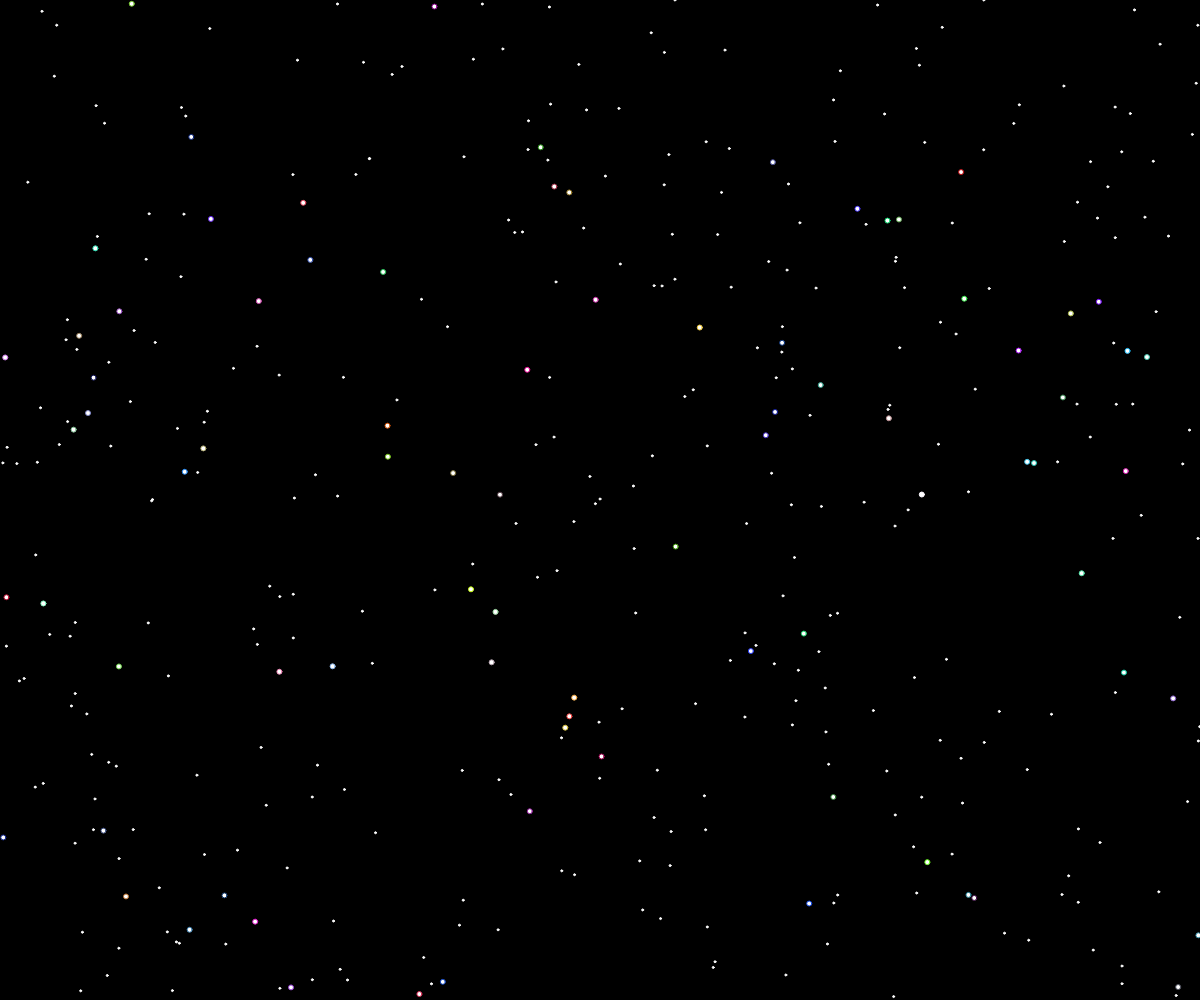
Frame 1 (no input)
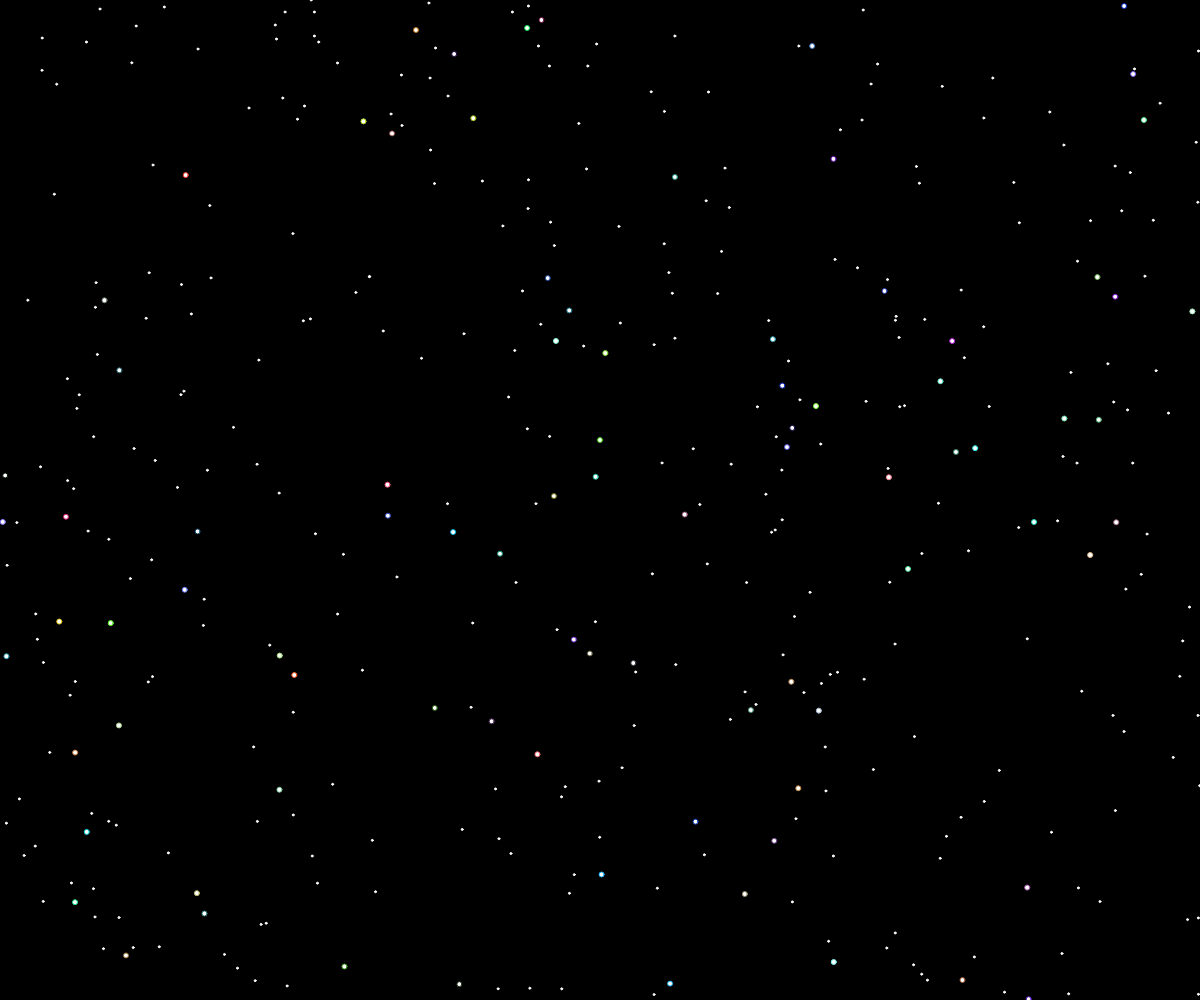
Frame 60 (no input)
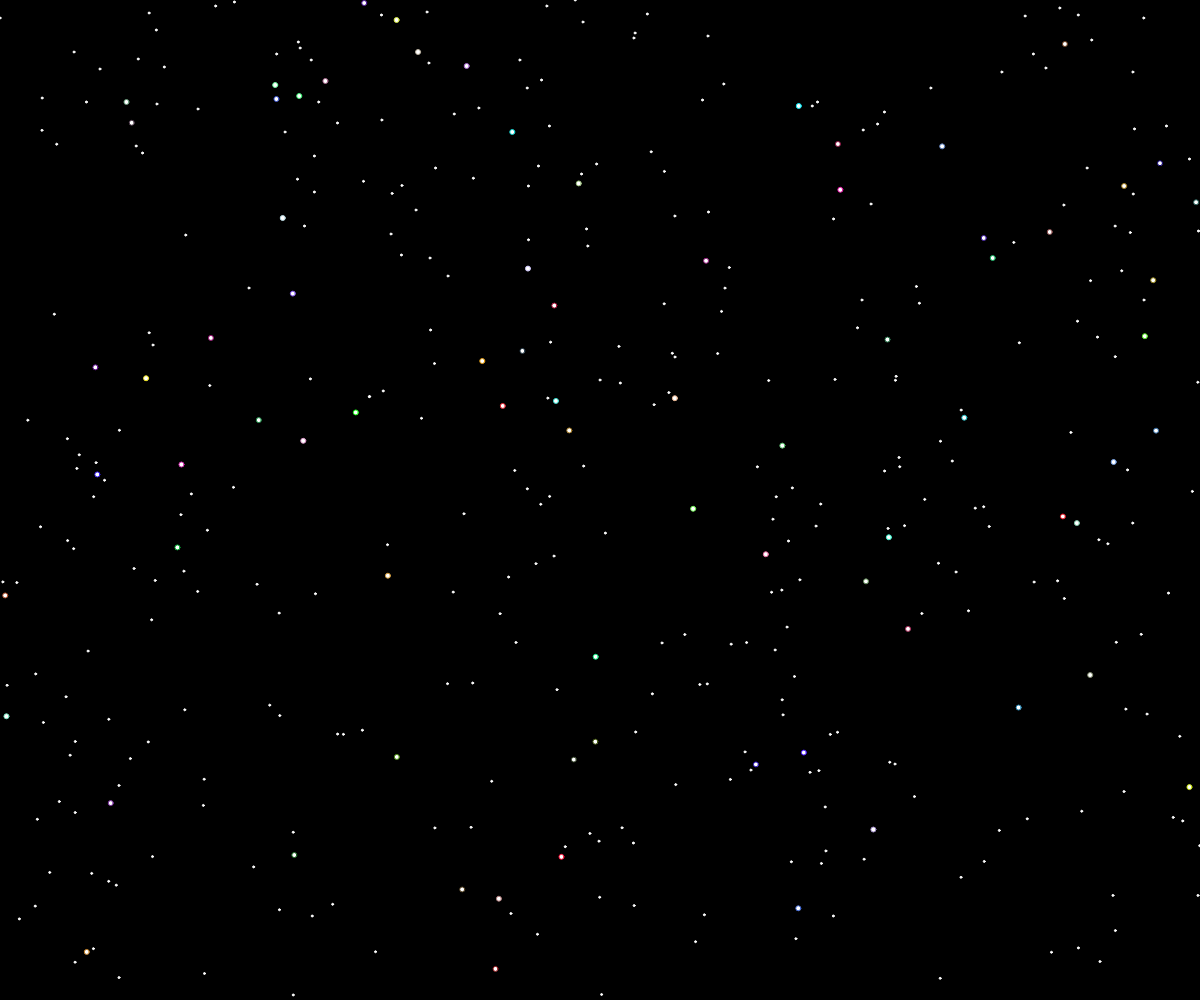
Frame 120 (the mouse pressed at the canvas centre since frame 60)

The p5.js sketch that drew these frames (run headless with seeded random() and noise() and a simulated clock; from frame 60 on, the mouse is pressed at the canvas centre):

// p5.js sketch
// ── sketch.js
var starField = [];
var numFarStars = 200;
var numMedStars = 100;
var numNearStars = 100;

function setup() {
    createCanvas(window.innerWidth, window.innerHeight);
    background(0);
    // starField.push(new Star(width/2, height/2, 1));
    for(var i = 0; i < numFarStars; i++) {
        starField.push(new Star(random(1, width), random(1, height), 1));
    }
    for(var i = 0; i < numMedStars; i++) {
        starField.push(new Star(random(1, width), random(1, height), 2));
    }
    for(var i = 0; i < numNearStars; i++) {
        starField.push(new Star(random(1, width), random(1, height), 3));
    }
    //The rogue star
    starField.push(new Star(width/2, height/2, -1));
}

function draw() {
  background(0);
  starField.forEach(function(e, i) {
    // console.log('here');
    e.move();
    e.draw();
  });
}

function Star(startX, startY, velocity) {
    var x = startX;
    var y = startY;

    this.move = function() {
        
        y += velocity;
        if(y > height) {
            y = 0;
            x = random(0, width);
        } else if (y < 0) {
            y = height;
            x = random(0, width);
        }
    }

    this.draw = function() {
        //fill(255);
        stroke(255);
        //for 5% of the time, let's set the star to a radom color ...
        if(random(0,100) <= 20) {
            stroke(random(0,255), random(0,255), random(0,255));
            ellipse(x, y, 5);
        } else {
            ellipse(x, y, 2);
        }
    }
}
